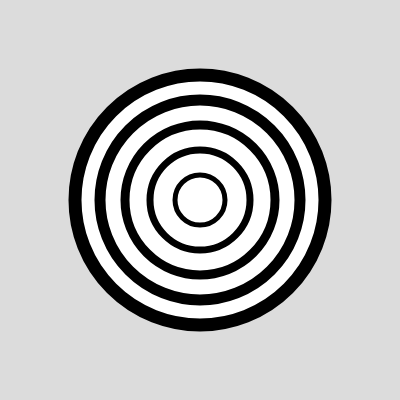
Frame 1 (no input)
Frame 60 (no input): identical to frame 1, image omitted
Frame 120 (the mouse pressed at the canvas centre since frame 60): identical to frame 1, image omitted

The p5.js sketch that drew this single still picture (run headless with seeded random() and noise() and a simulated clock; from frame 60 on, the mouse is pressed at the canvas centre):

// p5.js sketch
// ── sketch.js
function setup () {
createCanvas (400, 400); 
}


function draw() {
background (220);
  
let origin = 200
let stroke = 15

for (let size = 250; size >= 50; size -= 50) {
stroke -= 2
strokeWeight (stroke)
circle (origin, origin, size)
}
}
